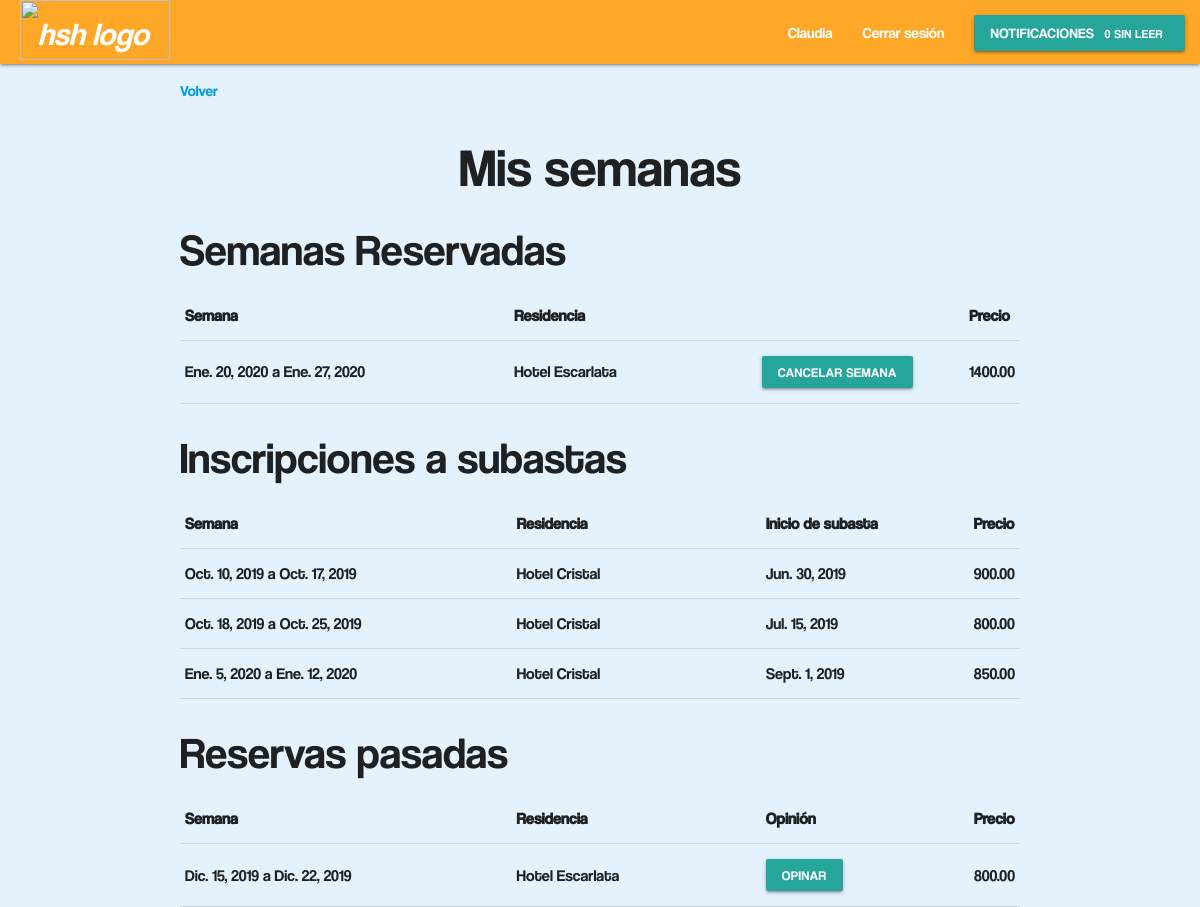
The app's page /perfil/mis_semanas/ (signed in), older data.
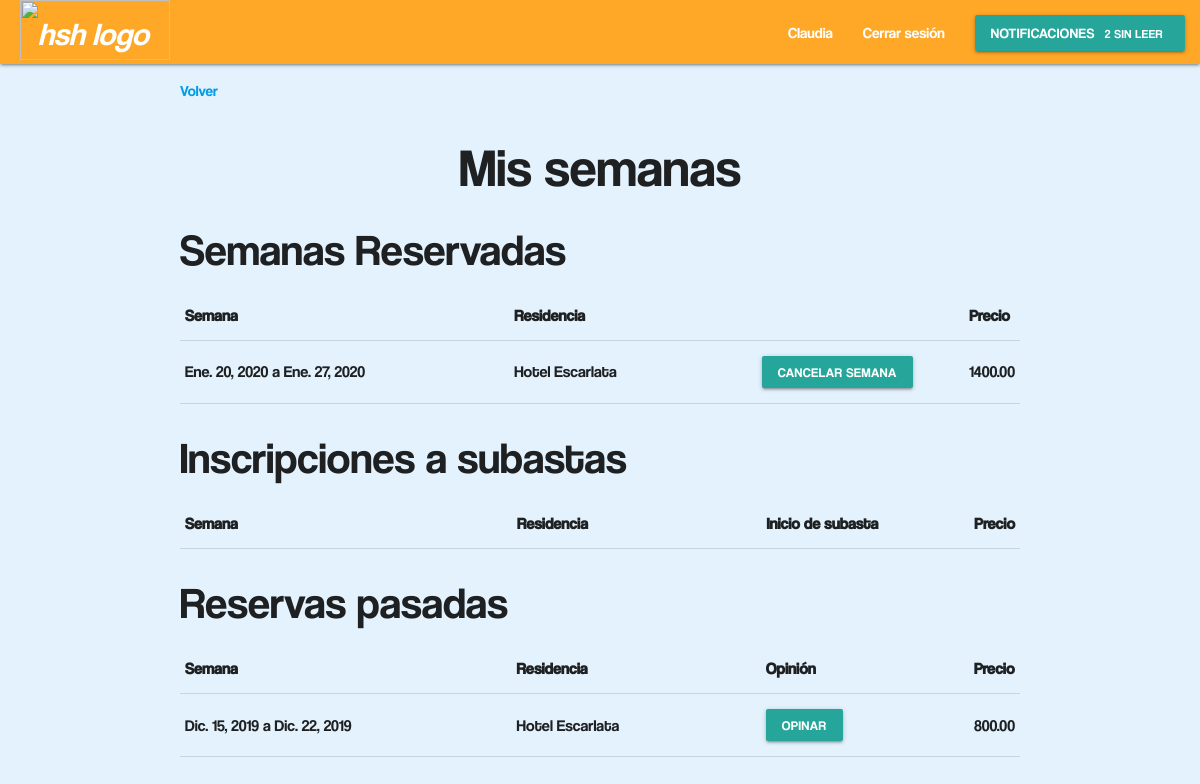
The same page, newer data.
### main/models.py (models this page shows, shortened)
class User(AbstractBaseUser, PermissionsMixin):
	email = models.EmailField(_('email address'), unique=True)
	first_name = models.CharField(_('nombre'), max_length=30, blank=True)
	last_name = models.CharField(_('apellido'), max_length=30, blank=True)
	date_joined = models.DateTimeField(_('date joined'), auto_now_add=True)
	is_active = models.BooleanField(_('active'), default=True)
	date_of_birth = models.DateField(_('fecha de nacimiento'))
	nacionalidad = models.CharField(max_length=50)
	creditos = models.IntegerField(default=2)
	premium = models.BooleanField(_('premium estatus'), default=False)
	is_staff = models.BooleanField(
		_('staff status'),
		default=False,
		help_text=_('Designates whether the user can log into this admin site.'),
	)
	metodo_de_pago = models.OneToOneField(
		'Tarjeta',
		on_delete=models.CASCADE,
		related_name='user'
		)
	objects = UserManager()
	USERNAME_FIELD = 'email'
	REQUIRED_FIELDS = []
	class Meta:
		verbose_name = _('cliente')
		verbose_name_plural = _('clientes')

class Semana(models.Model):
	dia_inicial = models.DateField()
	precio_reserva = models.DecimalField(max_digits=11,decimal_places=2)
	def dia_final(self):
		return self.dia_inicial + timedelta(days=7)
	class Meta:
		abstract = True
		ordering = ['dia_inicial', 'residencia']

class SemanaReservada(Semana):
	usuario = models.ForeignKey('User',on_delete=models.CASCADE,related_name='semanas_reservadas')
	residencia = models.ForeignKey('Residencia',on_delete=models.CASCADE,related_name='semanas_reservadas')
	credito = models.BooleanField(default=True)

class Residencia(models.Model):
	nombre = models.CharField(max_length=50)
	dirección = models.CharField(max_length=200)
	ciudad = models.CharField(max_length=100)
	pais = models.CharField(max_length=30)
	descripcion = models.TextField()
	habitaciones = models.IntegerField(default=0)
	personas = models.IntegerField(default=0)
	baños = models.IntegerField(default=0)
	def __str__(self):
		return self.nombre
	class Meta:
		ordering = ['nombre']

class Subasta(Semana):
	precio_inicial = models.DecimalField(max_digits=11,decimal_places=2)
	inicio_de_subasta = models.DateField()
	residencia = models.ForeignKey('Residencia',on_delete=models.CASCADE,related_name='subastas')
	usuarios_inscriptos = models.ManyToManyField('User',related_name='inscripciones')
	iniciada = models.BooleanField(default=False)

class SemanaPasada(Semana):
	usuario = models.ForeignKey('User',on_delete=models.CASCADE,related_name='semanas_pasadas')
	residencia = models.ForeignKey('Residencia',on_delete=models.CASCADE,related_name='semanas_pasadas')
	def opino(self):
		if self.opinion.exists():
			True
		False

### main/views.py (the view)
# urls.py: path("perfil/mis_semanas/", views.mis_semanas, name="mis_semanas"),
def mis_semanas(request):
    return render(request=request,
                  template_name="main/user/mis_semanas.html",
                  context={"notificaciones": request.user.notificaciones.all()})

### main/models.py (called while the page is built)
	def __str__(self):
		return self.info

### main/templates/main/user/mis_semanas.html
{% extends "main/headers/header_logged_in.html" %}
{% load static %}
{% block content %}
<body>
	<p>
	<a href="/perfil/">Volver</a>
	</p>
	<h2 class="centrar">Mis semanas</h2>
	<h3>Semanas Reservadas</h3>
	<table>
		<th width="40%">Semana</th>
		<th width="30%">Residencia</th>
		<th width="25%"></th>
		<th>Precio</th>
		{% for r in request.user.semanas_reservadas.all %}
		<tr>
			<td>{{r.dia_inicial}} a {{r.dia_final}}</td>
			<td>{{r.residencia}}</td>
			<td><a href="#" class="modal-close waves-effect waves-light btn-small">Cancelar semana</a></td>
			<td>{{r.precio_reserva}}</td>
		</tr>
		{% endfor %}
	</table>
	<h3>Inscripciones a subastas</h3>
	<table>
		<th width="40%">Semana</th>
		<th width="30%">Residencia</th>
		<th width="25%">Inicio de subasta</th>
		<th>Precio</th>
		{% for r in request.user.inscripciones.all %}
		<tr>
			<td>{{r.dia_inicial}} a {{r.dia_final}}</td>
			<td>{{r.residencia}}</td>
			<td>
				{% if r.iniciada %}
					<a href="/subasta/{{r.id}}" class="modal-close waves-effect waves-light btn-small">Ya comenzó</a>
				{% else %}
					{{r.inicio_de_subasta}}
				{% endif %}
			</td>
			<td>{{r.precio_inicial}}</td>
		</tr>
		{% endfor %}
	</table>
	<h3>Reservas pasadas</h3>
	<table>
		<th width="40%">Semana</th>
		<th width="30%">Residencia</th>
		<th width="25%">Opinión</th>
		<th>Precio</th>
		{% for r in request.user.semanas_pasadas.all %}
		<tr>
			<td>{{r.dia_inicial}} a {{r.dia_final}}</td>
			<td>{{r.residencia}}</td>
			<td>
				{% if not r.opino %}
				<a href="/opinar/{{r.id}}" class="modal-close waves-effect waves-light btn-small">Opinar</a>
				{% else %}
				{{r.opinion.puntaje}}/10
				{% endif %}
			</td>
			<td>{{r.precio_reserva}}</td>
		</tr>
		{% endfor %}
	</table>
</body>
{% endblock %}

### main/templates/main/headers/header_logged_in.html (shortened to what this page needs)
{% extends "main/builder.html" %}
{% load staticfiles %}
{% block builder %}
  <header>
    <div class="navbar-fixed">
      <nav>
        <div class="nav-wrapper #ffa726 orange lighten-1">
          <a href="/" class="brand-logo">
          <img class="logo" src="{% static 'logos/HSH-Complete.svg' %}" alt="hsh logo">
          </a>
          <ul id="nav-mobile" class="right hide-on-med-and-down">
            <li><a href="/perfil">{{request.user.first_name}}</a></li>
            <li><a href="/logout">Cerrar sesión</a></li>
            <li>
              <a class="btn dropdown-trigger" data-target="dropdown2">
                Notificaciones<span class="new badge" data-badge-caption="sin leer">
                {{notificaciones.count}}</span>
              </a>
            </li>
          </ul>
      </nav>
    </div>
    <div class="container">
      {% block content %}
      {% endblock %}
    </div>
  </header>
{% endblock %}

Row changes from the older to the newer data that the page shows:
removed Subasta: dia_inicial "Oct. 10, 2019", dia_final "Oct. 17, 2019", residencia "Hotel Cristal", inicio_de_subasta "Jun. 30, 2019", precio_inicial "900.00"
removed Subasta: dia_inicial "Oct. 18, 2019", dia_final "Oct. 25, 2019", residencia "Hotel Cristal", inicio_de_subasta "Jul. 15, 2019", precio_inicial "800.00"
removed Subasta: dia_inicial "Ene. 5, 2020", dia_final "Ene. 12, 2020", residencia "Hotel Cristal", inicio_de_subasta "Sept. 1, 2019", precio_inicial "850.00"
computed for User "Claudia": count "0" → "2"
